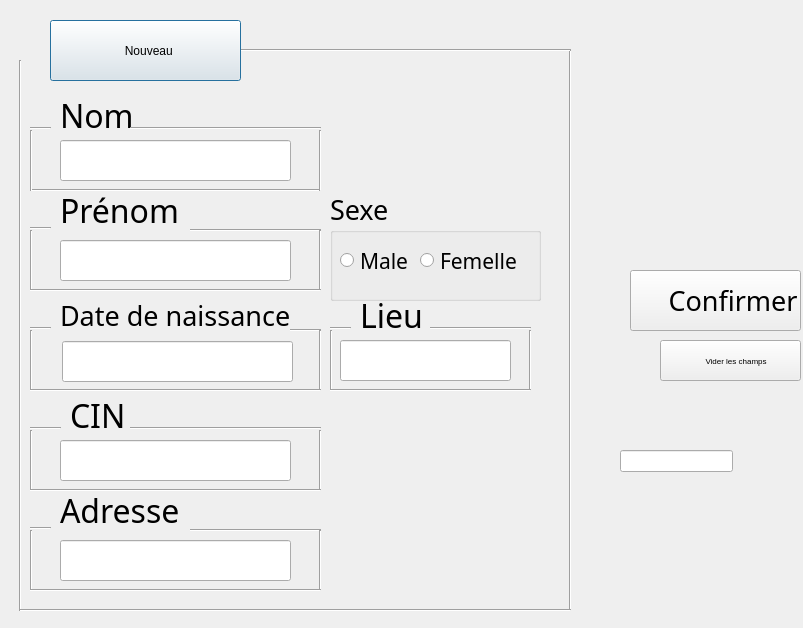
<?xml version="1.0" encoding="UTF-8"?>
<ui version="4.0">
 <class>Ajouter_Patient</class>
 <widget class="QDialog" name="Ajouter_Patient">
  <property name="geometry">
   <rect>
    <x>0</x>
    <y>0</y>
    <width>803</width>
    <height>628</height>
   </rect>
  </property>
  <property name="windowTitle">
   <string>Dialog</string>
  </property>
  <widget class="QLabel" name="label">
   <property name="geometry">
    <rect>
     <x>10</x>
     <y>20</y>
     <width>61</width>
     <height>61</height>
    </rect>
   </property>
   <property name="text">
    <string/>
   </property>
  </widget>
  <widget class="QLabel" name="label_2">
   <property name="geometry">
    <rect>
     <x>0</x>
     <y>0</y>
     <width>811</width>
     <height>631</height>
    </rect>
   </property>
   <property name="text">
    <string/>
   </property>
  </widget>
  <widget class="QLabel" name="label_3">
   <property name="geometry">
    <rect>
     <x>60</x>
     <y>100</y>
     <width>91</width>
     <height>31</height>
    </rect>
   </property>
   <property name="font">
    <font>
     <family>Bahnschrift</family>
     <pointsize>24</pointsize>
    </font>
   </property>
   <property name="text">
    <string>Nom</string>
   </property>
  </widget>
  <widget class="QLabel" name="label_4">
   <property name="geometry">
    <rect>
     <x>60</x>
     <y>180</y>
     <width>131</width>
     <height>61</height>
    </rect>
   </property>
   <property name="font">
    <font>
     <family>Bahnschrift</family>
     <pointsize>24</pointsize>
    </font>
   </property>
   <property name="text">
    <string>Prénom</string>
   </property>
  </widget>
  <widget class="QLabel" name="label_5">
   <property name="geometry">
    <rect>
     <x>60</x>
     <y>300</y>
     <width>241</width>
     <height>31</height>
    </rect>
   </property>
   <property name="font">
    <font>
     <family>Bahnschrift</family>
     <pointsize>20</pointsize>
    </font>
   </property>
   <property name="text">
    <string>Date de naissance</string>
   </property>
  </widget>
  <widget class="QLabel" name="label_6">
   <property name="geometry">
    <rect>
     <x>70</x>
     <y>400</y>
     <width>111</width>
     <height>31</height>
    </rect>
   </property>
   <property name="font">
    <font>
     <family>Bahnschrift</family>
     <pointsize>24</pointsize>
    </font>
   </property>
   <property name="text">
    <string>CIN</string>
   </property>
  </widget>
  <widget class="QLabel" name="label_7">
   <property name="geometry">
    <rect>
     <x>60</x>
     <y>490</y>
     <width>151</width>
     <height>41</height>
    </rect>
   </property>
   <property name="font">
    <font>
     <family>Bahnschrift</family>
     <pointsize>24</pointsize>
    </font>
   </property>
   <property name="text">
    <string>Adresse</string>
   </property>
  </widget>
  <widget class="QLabel" name="label_8">
   <property name="geometry">
    <rect>
     <x>360</x>
     <y>300</y>
     <width>101</width>
     <height>31</height>
    </rect>
   </property>
   <property name="font">
    <font>
     <family>Bahnschrift</family>
     <pointsize>24</pointsize>
    </font>
   </property>
   <property name="text">
    <string>Lieu</string>
   </property>
  </widget>
  <widget class="QPushButton" name="pushButton">
   <property name="geometry">
    <rect>
     <x>50</x>
     <y>20</y>
     <width>191</width>
     <height>61</height>
    </rect>
   </property>
   <property name="text">
    <string>  Nouveau</string>
   </property>
  </widget>
  <widget class="Line" name="line">
   <property name="geometry">
    <rect>
     <x>130</x>
     <y>120</y>
     <width>191</width>
     <height>16</height>
    </rect>
   </property>
   <property name="orientation">
    <enum>Qt::Horizontal</enum>
   </property>
  </widget>
  <widget class="Line" name="line_2">
   <property name="geometry">
    <rect>
     <x>30</x>
     <y>180</y>
     <width>291</width>
     <height>20</height>
    </rect>
   </property>
   <property name="orientation">
    <enum>Qt::Horizontal</enum>
   </property>
  </widget>
  <widget class="Line" name="line_3">
   <property name="geometry">
    <rect>
     <x>30</x>
     <y>130</y>
     <width>3</width>
     <height>61</height>
    </rect>
   </property>
   <property name="orientation">
    <enum>Qt::Vertical</enum>
   </property>
  </widget>
  <widget class="Line" name="line_4">
   <property name="geometry">
    <rect>
     <x>310</x>
     <y>130</y>
     <width>20</width>
     <height>61</height>
    </rect>
   </property>
   <property name="orientation">
    <enum>Qt::Vertical</enum>
   </property>
  </widget>
  <widget class="Line" name="line_5">
   <property name="geometry">
    <rect>
     <x>30</x>
     <y>120</y>
     <width>21</width>
     <height>16</height>
    </rect>
   </property>
   <property name="orientation">
    <enum>Qt::Horizontal</enum>
   </property>
  </widget>
  <widget class="Line" name="line_6">
   <property name="geometry">
    <rect>
     <x>190</x>
     <y>220</y>
     <width>131</width>
     <height>20</height>
    </rect>
   </property>
   <property name="orientation">
    <enum>Qt::Horizontal</enum>
   </property>
  </widget>
  <widget class="Line" name="line_7">
   <property name="geometry">
    <rect>
     <x>310</x>
     <y>230</y>
     <width>20</width>
     <height>61</height>
    </rect>
   </property>
   <property name="orientation">
    <enum>Qt::Vertical</enum>
   </property>
  </widget>
  <widget class="Line" name="line_8">
   <property name="geometry">
    <rect>
     <x>30</x>
     <y>220</y>
     <width>21</width>
     <height>16</height>
    </rect>
   </property>
   <property name="orientation">
    <enum>Qt::Horizontal</enum>
   </property>
  </widget>
  <widget class="Line" name="line_9">
   <property name="geometry">
    <rect>
     <x>30</x>
     <y>230</y>
     <width>3</width>
     <height>61</height>
    </rect>
   </property>
   <property name="orientation">
    <enum>Qt::Vertical</enum>
   </property>
  </widget>
  <widget class="Line" name="line_10">
   <property name="geometry">
    <rect>
     <x>30</x>
     <y>280</y>
     <width>291</width>
     <height>20</height>
    </rect>
   </property>
   <property name="orientation">
    <enum>Qt::Horizontal</enum>
   </property>
  </widget>
  <widget class="Line" name="line_11">
   <property name="geometry">
    <rect>
     <x>290</x>
     <y>320</y>
     <width>31</width>
     <height>20</height>
    </rect>
   </property>
   <property name="orientation">
    <enum>Qt::Horizontal</enum>
   </property>
  </widget>
  <widget class="Line" name="line_12">
   <property name="geometry">
    <rect>
     <x>310</x>
     <y>330</y>
     <width>20</width>
     <height>61</height>
    </rect>
   </property>
   <property name="orientation">
    <enum>Qt::Vertical</enum>
   </property>
  </widget>
  <widget class="Line" name="line_13">
   <property name="geometry">
    <rect>
     <x>30</x>
     <y>320</y>
     <width>21</width>
     <height>16</height>
    </rect>
   </property>
   <property name="orientation">
    <enum>Qt::Horizontal</enum>
   </property>
  </widget>
  <widget class="Line" name="line_14">
   <property name="geometry">
    <rect>
     <x>30</x>
     <y>330</y>
     <width>3</width>
     <height>61</height>
    </rect>
   </property>
   <property name="orientation">
    <enum>Qt::Vertical</enum>
   </property>
  </widget>
  <widget class="Line" name="line_15">
   <property name="geometry">
    <rect>
     <x>30</x>
     <y>380</y>
     <width>291</width>
     <height>20</height>
    </rect>
   </property>
   <property name="orientation">
    <enum>Qt::Horizontal</enum>
   </property>
  </widget>
  <widget class="Line" name="line_16">
   <property name="geometry">
    <rect>
     <x>130</x>
     <y>420</y>
     <width>191</width>
     <height>16</height>
    </rect>
   </property>
   <property name="orientation">
    <enum>Qt::Horizontal</enum>
   </property>
  </widget>
  <widget class="Line" name="line_17">
   <property name="geometry">
    <rect>
     <x>310</x>
     <y>430</y>
     <width>20</width>
     <height>61</height>
    </rect>
   </property>
   <property name="orientation">
    <enum>Qt::Vertical</enum>
   </property>
  </widget>
  <widget class="Line" name="line_18">
   <property name="geometry">
    <rect>
     <x>30</x>
     <y>420</y>
     <width>31</width>
     <height>16</height>
    </rect>
   </property>
   <property name="orientation">
    <enum>Qt::Horizontal</enum>
   </property>
  </widget>
  <widget class="Line" name="line_19">
   <property name="geometry">
    <rect>
     <x>30</x>
     <y>430</y>
     <width>3</width>
     <height>61</height>
    </rect>
   </property>
   <property name="orientation">
    <enum>Qt::Vertical</enum>
   </property>
  </widget>
  <widget class="Line" name="line_20">
   <property name="geometry">
    <rect>
     <x>30</x>
     <y>480</y>
     <width>291</width>
     <height>20</height>
    </rect>
   </property>
   <property name="orientation">
    <enum>Qt::Horizontal</enum>
   </property>
  </widget>
  <widget class="Line" name="line_21">
   <property name="geometry">
    <rect>
     <x>190</x>
     <y>520</y>
     <width>131</width>
     <height>20</height>
    </rect>
   </property>
   <property name="orientation">
    <enum>Qt::Horizontal</enum>
   </property>
  </widget>
  <widget class="Line" name="line_22">
   <property name="geometry">
    <rect>
     <x>310</x>
     <y>530</y>
     <width>20</width>
     <height>61</height>
    </rect>
   </property>
   <property name="orientation">
    <enum>Qt::Vertical</enum>
   </property>
  </widget>
  <widget class="Line" name="line_23">
   <property name="geometry">
    <rect>
     <x>30</x>
     <y>520</y>
     <width>21</width>
     <height>16</height>
    </rect>
   </property>
   <property name="orientation">
    <enum>Qt::Horizontal</enum>
   </property>
  </widget>
  <widget class="Line" name="line_24">
   <property name="geometry">
    <rect>
     <x>30</x>
     <y>530</y>
     <width>3</width>
     <height>61</height>
    </rect>
   </property>
   <property name="orientation">
    <enum>Qt::Vertical</enum>
   </property>
  </widget>
  <widget class="Line" name="line_25">
   <property name="geometry">
    <rect>
     <x>30</x>
     <y>580</y>
     <width>291</width>
     <height>20</height>
    </rect>
   </property>
   <property name="orientation">
    <enum>Qt::Horizontal</enum>
   </property>
  </widget>
  <widget class="Line" name="line_26">
   <property name="geometry">
    <rect>
     <x>430</x>
     <y>320</y>
     <width>101</width>
     <height>16</height>
    </rect>
   </property>
   <property name="orientation">
    <enum>Qt::Horizontal</enum>
   </property>
  </widget>
  <widget class="Line" name="line_27">
   <property name="geometry">
    <rect>
     <x>520</x>
     <y>330</y>
     <width>20</width>
     <height>61</height>
    </rect>
   </property>
   <property name="orientation">
    <enum>Qt::Vertical</enum>
   </property>
  </widget>
  <widget class="Line" name="line_28">
   <property name="geometry">
    <rect>
     <x>330</x>
     <y>320</y>
     <width>21</width>
     <height>16</height>
    </rect>
   </property>
   <property name="orientation">
    <enum>Qt::Horizontal</enum>
   </property>
  </widget>
  <widget class="Line" name="line_29">
   <property name="geometry">
    <rect>
     <x>330</x>
     <y>330</y>
     <width>3</width>
     <height>61</height>
    </rect>
   </property>
   <property name="orientation">
    <enum>Qt::Vertical</enum>
   </property>
  </widget>
  <widget class="Line" name="line_30">
   <property name="geometry">
    <rect>
     <x>330</x>
     <y>380</y>
     <width>201</width>
     <height>20</height>
    </rect>
   </property>
   <property name="orientation">
    <enum>Qt::Horizontal</enum>
   </property>
  </widget>
  <widget class="Line" name="line_36">
   <property name="geometry">
    <rect>
     <x>10</x>
     <y>60</y>
     <width>20</width>
     <height>551</height>
    </rect>
   </property>
   <property name="orientation">
    <enum>Qt::Vertical</enum>
   </property>
  </widget>
  <widget class="Line" name="line_37">
   <property name="geometry">
    <rect>
     <x>560</x>
     <y>50</y>
     <width>20</width>
     <height>561</height>
    </rect>
   </property>
   <property name="orientation">
    <enum>Qt::Vertical</enum>
   </property>
  </widget>
  <widget class="Line" name="line_38">
   <property name="geometry">
    <rect>
     <x>230</x>
     <y>40</y>
     <width>341</width>
     <height>20</height>
    </rect>
   </property>
   <property name="orientation">
    <enum>Qt::Horizontal</enum>
   </property>
  </widget>
  <widget class="Line" name="line_39">
   <property name="geometry">
    <rect>
     <x>20</x>
     <y>600</y>
     <width>551</width>
     <height>20</height>
    </rect>
   </property>
   <property name="orientation">
    <enum>Qt::Horizontal</enum>
   </property>
  </widget>
  <widget class="QPushButton" name="pushButton_2">
   <property name="geometry">
    <rect>
     <x>630</x>
     <y>270</y>
     <width>171</width>
     <height>61</height>
    </rect>
   </property>
   <property name="font">
    <font>
     <family>Bahnschrift</family>
     <pointsize>20</pointsize>
    </font>
   </property>
   <property name="text">
    <string>     Confirmer</string>
   </property>
  </widget>
  <widget class="QPushButton" name="pushButton_3">
   <property name="geometry">
    <rect>
     <x>660</x>
     <y>340</y>
     <width>141</width>
     <height>41</height>
    </rect>
   </property>
   <property name="font">
    <font>
     <pointsize>6</pointsize>
    </font>
   </property>
   <property name="text">
    <string>     Vider les champs</string>
   </property>
  </widget>
  <widget class="QLabel" name="label_10">
   <property name="geometry">
    <rect>
     <x>600</x>
     <y>270</y>
     <width>61</width>
     <height>61</height>
    </rect>
   </property>
   <property name="text">
    <string/>
   </property>
  </widget>
  <widget class="QLabel" name="label_11">
   <property name="geometry">
    <rect>
     <x>640</x>
     <y>340</y>
     <width>41</width>
     <height>41</height>
    </rect>
   </property>
   <property name="text">
    <string/>
   </property>
  </widget>
  <widget class="QLineEdit" name="nomEdit">
   <property name="geometry">
    <rect>
     <x>60</x>
     <y>140</y>
     <width>231</width>
     <height>41</height>
    </rect>
   </property>
   <property name="font">
    <font>
     <pointsize>14</pointsize>
    </font>
   </property>
  </widget>
  <widget class="QLineEdit" name="prenomEdit">
   <property name="geometry">
    <rect>
     <x>60</x>
     <y>240</y>
     <width>231</width>
     <height>41</height>
    </rect>
   </property>
   <property name="font">
    <font>
     <pointsize>14</pointsize>
    </font>
   </property>
  </widget>
  <widget class="QLineEdit" name="dateEdit">
   <property name="geometry">
    <rect>
     <x>62</x>
     <y>341</y>
     <width>231</width>
     <height>41</height>
    </rect>
   </property>
   <property name="font">
    <font>
     <pointsize>14</pointsize>
    </font>
   </property>
  </widget>
  <widget class="QLineEdit" name="CINEdit">
   <property name="geometry">
    <rect>
     <x>60</x>
     <y>440</y>
     <width>231</width>
     <height>41</height>
    </rect>
   </property>
   <property name="font">
    <font>
     <pointsize>14</pointsize>
    </font>
   </property>
  </widget>
  <widget class="QLineEdit" name="adresseEdit">
   <property name="geometry">
    <rect>
     <x>60</x>
     <y>540</y>
     <width>231</width>
     <height>41</height>
    </rect>
   </property>
   <property name="font">
    <font>
     <pointsize>14</pointsize>
    </font>
   </property>
  </widget>
  <widget class="QLineEdit" name="LieuEdit">
   <property name="geometry">
    <rect>
     <x>340</x>
     <y>340</y>
     <width>171</width>
     <height>41</height>
    </rect>
   </property>
   <property name="font">
    <font>
     <pointsize>14</pointsize>
    </font>
   </property>
  </widget>
  <widget class="QGroupBox" name="groupBox">
   <property name="geometry">
    <rect>
     <x>330</x>
     <y>190</y>
     <width>211</width>
     <height>111</height>
    </rect>
   </property>
   <property name="font">
    <font>
     <family>Bahnschrift</family>
     <pointsize>20</pointsize>
    </font>
   </property>
   <property name="title">
    <string>Sexe</string>
   </property>
   <widget class="QRadioButton" name="radioMale">
    <property name="geometry">
     <rect>
      <x>10</x>
      <y>50</y>
      <width>81</width>
      <height>41</height>
     </rect>
    </property>
    <property name="font">
     <font>
      <family>Bahnschrift</family>
      <pointsize>16</pointsize>
     </font>
    </property>
    <property name="text">
     <string>Male</string>
    </property>
   </widget>
   <widget class="QRadioButton" name="radioFemelle">
    <property name="geometry">
     <rect>
      <x>90</x>
      <y>50</y>
      <width>121</width>
      <height>41</height>
     </rect>
    </property>
    <property name="font">
     <font>
      <family>Bahnschrift</family>
      <pointsize>16</pointsize>
     </font>
    </property>
    <property name="text">
     <string>Femelle</string>
    </property>
   </widget>
  </widget>
  <widget class="QLineEdit" name="SexeEdit">
   <property name="geometry">
    <rect>
     <x>620</x>
     <y>450</y>
     <width>113</width>
     <height>22</height>
    </rect>
   </property>
  </widget>
  <zorder>SexeEdit</zorder>
  <zorder>label_2</zorder>
  <zorder>label_3</zorder>
  <zorder>label_4</zorder>
  <zorder>label_5</zorder>
  <zorder>label_6</zorder>
  <zorder>label_7</zorder>
  <zorder>label_8</zorder>
  <zorder>line</zorder>
  <zorder>line_2</zorder>
  <zorder>line_3</zorder>
  <zorder>line_4</zorder>
  <zorder>line_5</zorder>
  <zorder>line_6</zorder>
  <zorder>line_7</zorder>
  <zorder>line_8</zorder>
  <zorder>line_9</zorder>
  <zorder>line_10</zorder>
  <zorder>line_11</zorder>
  <zorder>line_12</zorder>
  <zorder>line_13</zorder>
  <zorder>line_14</zorder>
  <zorder>line_15</zorder>
  <zorder>line_16</zorder>
  <zorder>line_17</zorder>
  <zorder>line_18</zorder>
  <zorder>line_19</zorder>
  <zorder>line_20</zorder>
  <zorder>line_21</zorder>
  <zorder>line_22</zorder>
  <zorder>line_23</zorder>
  <zorder>line_24</zorder>
  <zorder>line_25</zorder>
  <zorder>line_26</zorder>
  <zorder>line_27</zorder>
  <zorder>line_28</zorder>
  <zorder>line_29</zorder>
  <zorder>line_30</zorder>
  <zorder>line_36</zorder>
  <zorder>line_37</zorder>
  <zorder>line_38</zorder>
  <zorder>line_39</zorder>
  <zorder>pushButton_3</zorder>
  <zorder>label_11</zorder>
  <zorder>pushButton_2</zorder>
  <zorder>label_10</zorder>
  <zorder>pushButton</zorder>
  <zorder>label</zorder>
  <zorder>nomEdit</zorder>
  <zorder>prenomEdit</zorder>
  <zorder>dateEdit</zorder>
  <zorder>CINEdit</zorder>
  <zorder>adresseEdit</zorder>
  <zorder>LieuEdit</zorder>
  <zorder>groupBox</zorder>
 </widget>
 <resources/>
 <connections/>
</ui>
